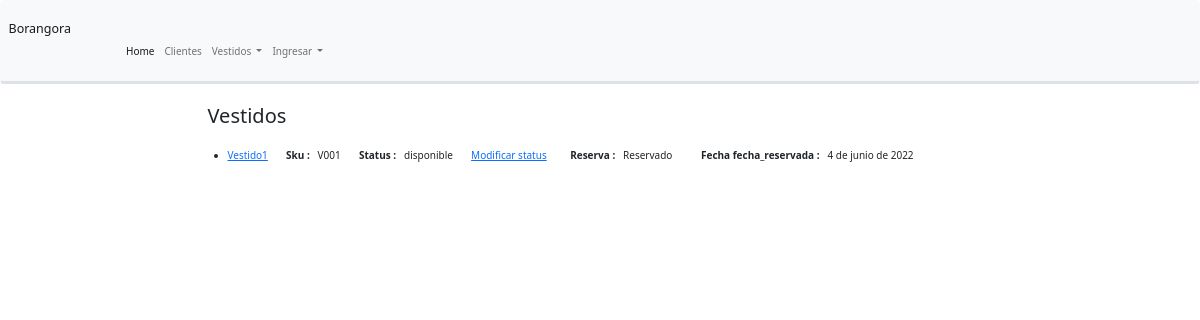
The app's page /home/vestidos/ with its own data.
### catalogo/models.py (models this page shows, shortened)
class Vestido(models.Model):
    sku = models.CharField(unique=True, max_length=4, help_text="Sku único para este vestido particular en toda la tienda: Máximo 4 dígitos")
    nombre= models.CharField(max_length=200, help_text="Nombre que identifique el vestido fácilmente")
    detalle = models.CharField(max_length=1000, help_text="Ingrese una descripción del vestido")
    categoria = models.ForeignKey(Categoria, on_delete=models.SET_NULL, null= True, help_text="Seleccione una categoría para este vestido")
    talla = models.ForeignKey(Talla, on_delete=models.SET_NULL, null=True ,help_text="Seleccione una talla para este vestido")
    proveedor = models.ForeignKey('Proveedor',on_delete=models.SET_NULL, null=True ,default='Otro' , help_text="Opcional")
    LOAN_STATUS = (
        ('mantencion', 'Mantención'),
        ('arrendado', 'Arrendado'),
        ('disponible', 'Disponible'),
    )
    status = models.CharField(max_length=15, choices=LOAN_STATUS, blank=True, default='mantencion', help_text='Disponibilidad del vestido')
    LOAN_RESERVA = (
        ('Reservado', 'Reservado'),
        ('Sin reserva', 'No reservado'),
    )
    reservado = models.CharField(max_length=15, choices=LOAN_RESERVA, blank=True, default='Sin reserva', help_text='Disponibilidad del vestido')
    fecha_reservada = models.DateField(null=True,blank=True)
    cliente = models.ForeignKey('Cliente', on_delete=models.SET_NULL, null= True)
    def get_absolute_url(self):
        return reverse('detalle-vestido', args=[str(self.id)])
    def display_categoria(self):
        """"         Creates a string for the Categoría. This is required to display categoria in Admin.        """
        return ', '.join([ categoria.nombre for categoria in self.categoria.all()[:3] ])
    display_categoria.short_description = 'Categoria'
    def display_talla(self):
        """"         Creates a string for the Talla. This is required to display talla in Admin.        """
        return ', '.join([ talla.talla for talla in self.talla.all()[:3] ])
    display_talla.short_description = 'Talla'
    class Meta:
        ordering = ['sku']

### catalogo/views.py (the view)
# urls.py: path('vestidos/', views.VestidoListView.as_view(), name='vestidos'),
class VestidoListView(generic.ListView):
    model = Vestido
    paginate_by = 10

### catalogo/templates/catalogo/vestido_list.html
{% extends "base_generic.html" %}
{% block content %}
    <h2>Vestidos </h2>
    <br>
    {% if vestido_list  %}
    <ul>
      {% for vestido in vestido_list %}
      <li>
        <a href="{{ vestido.get_absolute_url }}"> {{ vestido.nombre }}</a>  &nbsp &nbsp &nbsp
        <strong> Sku :</strong> &nbsp {{vestido.sku}}  &nbsp &nbsp &nbsp
        <strong> Status :</strong> &nbsp {{vestido.status}} &nbsp &nbsp &nbsp
        <a href="{% url 'vestido_update' vestido.pk %}">Modificar status</a> &nbsp &nbsp &nbsp &nbsp
        <strong> Reserva :</strong> &nbsp {{vestido.reservado}} &nbsp &nbsp &nbsp &nbsp &nbsp
        <strong> Fecha fecha_reservada :</strong> &nbsp {{vestido.fecha_reservada}}
        <br>
        <br>
      </li>
      {% endfor %}
    </ul>
    {% else %}
      <p>No hay vestidos en la tienda.</p>
    {% endif %}
{% endblock %}

### records on screen
Vestido: nombre "Vestido1", sku "V001", status "disponible", reservado "Reservado", fecha_reservada "4 de junio de 2022"
